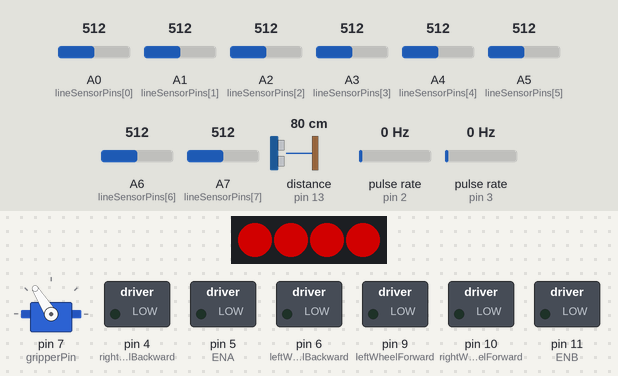
This sketch was run on a simulated Arduino Nano, built with avr-gcc and run on an emulated ATmega328P. On the bench: 4 RGB LEDs in strip order, left to right, servo, switched loads named in the sketch (green lamp = pin HIGH). Wiring (inferred from the names in the program): ultrasonic range finder: trigger pin 12; echo pin 13; 2 × pulse sensor: data pin 2 / data pin 3. Dashed ring = blinking. The inputs (shaded band) are chosen by the test bench; at power-on: distance to the obstacle (sensor on pin 13) 80 cm, A6 (lineSensorPins[6]) = 512, A2 (lineSensorPins[2]) = 512, A4 (lineSensorPins[4]) = 512, A0 (lineSensorPins[0]) = 512, A1 (lineSensorPins[1]) = 512, A3 (lineSensorPins[3]) = 512, A5 (lineSensorPins[5]) = 512, A7 (lineSensorPins[7]) = 512, pulse rate (sensors on pin 2, pin 3) 0 Hz. The echo pulse lasts 58.3 µs per cm; dim RGB values are drawn brighter than linear; pins used as bus, display or sensor lines are not drawn; what the sketch prints to the serial monitor is not drawn.

Above: at 1.2 s.
1.3 s: distance to the obstacle (sensor on pin 13) set to 84 cm
At 3.0 s:
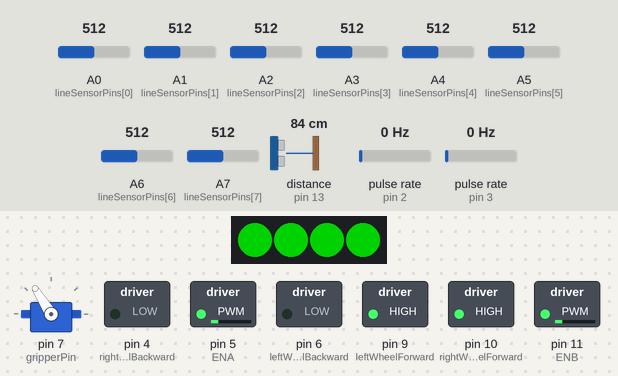
3.3 s: A6 (lineSensorPins[6]) set to 833
4.8 s: A6 (lineSensorPins[6]) set to 867
At 4.95 s:
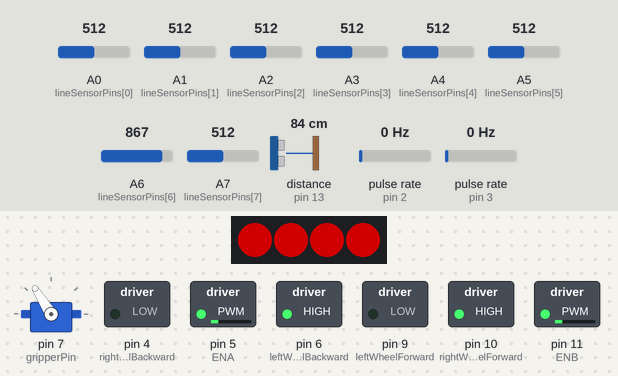
7.8 s: A2 (lineSensorPins[2]) set to 837
10.8 s: A2 (lineSensorPins[2]) set to 863
At 11.2 s:
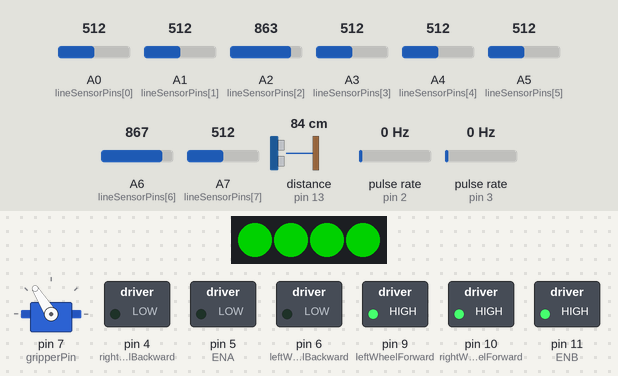
12.3 s: A4 (lineSensorPins[4]) set to 860
At 13.5 s:
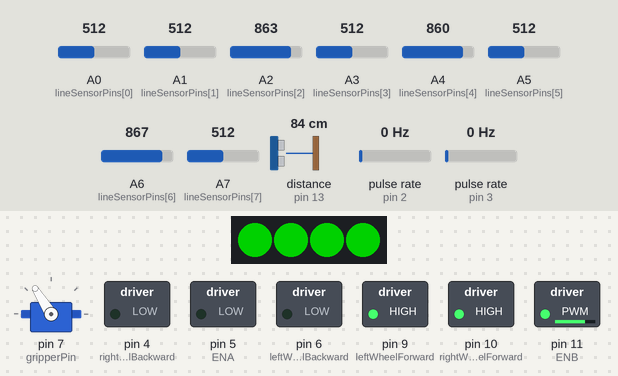
Timing chart, 0 to 14.8 s (numbered marks = the images above; inputs shaded):
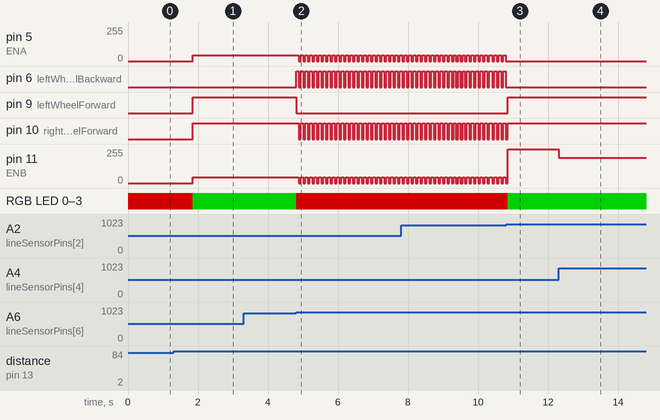

The sketch:

full_code_without_ending.ino
```cpp
// === LIBRARIES ===
#include <Servo.h>
#include <Adafruit_NeoPixel.h>

// === NEOPIXEL SETUP ===
const int pinNeopixels = 8;
const int numberPixels = 4;
Adafruit_NeoPixel pixels(numberPixels, pinNeopixels, NEO_GRB + NEO_KHZ800);

void setAllPixels(uint32_t color) {
  for (int i = 0; i < numberPixels; i++) pixels.setPixelColor(i, color);
  pixels.show();
}

#define RED   pixels.Color(255, 0, 0)
#define GREEN pixels.Color(0, 255, 0)
#define OFF   pixels.Color(0, 0, 0)

// === PIN NUMBERS ===
Servo gripperServo;
const int gripperPin = 7;
const int echoPin = 13;
const int trigPin = 12;

// Motor pins
const int leftWheelForward = 9;
const int leftWheelBackward = 6;
const int rightWheelForward = 10;
const int rightWheelBackward = 4;

// ENA/ENB pins (PWM)
const int ENA = 5;
const int ENB = 11;

// Encoders
const int encoderLeft = 3;
const int encoderRight = 2;

// Line sensors
const int lineSensorPins[8] = {A0, A1, A2, A3, A4, A5, A6, A7};
int sensorValues[8];
bool sensorOnLine[8];
int lastLinePosition = 0;
bool useEight = true; // start with 8 sensors

// === FORCED LEFT CONTROL ===
bool bigSquareDetected = false;
bool readyForForcedLeftTurn = false;
bool firstSquareTurnUsed = false;

// === VARIABLES ===
long duration;
int distanceCm;
bool gripperHasClosed = false;

volatile long leftEncoderCount = 0;
volatile long rightEncoderCount = 0;

// Flag timing
unsigned long programStartTime = 0;
bool isFlagDetected = false;
const unsigned long MAX_WAIT_TIME = 15000;

// Search state
bool searchingForLine = false;
unsigned long searchStartTime = 0;
int searchDirection = 0;
unsigned long fullBlackStart = 0;

// PD control
int lastError = 0;
float Kp = 0.20;
float Kd = 0.05;

// === THRESHOLD ===
const int LINE_THRESHOLD = 850;

// === SPEED ===
const int BASE_SPEED = 90;
const int HARD_TURN_SPEED = 40;

// Search parameters
const int SEARCH_SPEED = 45;
const int SEARCH_PULSE_MS = 70;
const int SEARCH_PAUSE_MS = 50;
const int MAX_SEARCH_TIME = 800000;

// Gripper pulse widths
const int GRIPPER_OPEN = 1800;
const int GRIPPER_CLOSE = 1400;

// Line-weighting
const int sensorWeights[8] = {-3500, -2500, -1500, -500, 500, 1500, 2500, 3500};

// Mission states
enum MissionState { WAIT_FLAG, DRIVE_TO_LINE, FOLLOWING_LINE, FINISHED };
MissionState missionState = WAIT_FLAG;

// End line timer
unsigned long lastSeenLineTime = 0;
const unsigned long END_LINE_LOST_MS = 70000;

// Cup detection
const int CUP_DETECT_CM = 3;

// =====================================================================
// SETUP
// =====================================================================
void setup() {
  Serial.begin(9600);

  pixels.begin();
  pixels.setBrightness(120);
  setAllPixels(RED);

  pinMode(leftWheelForward, OUTPUT);
  pinMode(leftWheelBackward, OUTPUT);
  pinMode(rightWheelForward, OUTPUT);
  pinMode(rightWheelBackward, OUTPUT);
  pinMode(ENA, OUTPUT);
  pinMode(ENB, OUTPUT);

  pinMode(encoderLeft, INPUT_PULLUP);
  pinMode(encoderRight, INPUT_PULLUP);
  attachInterrupt(digitalPinToInterrupt(encoderLeft), leftEncoderISR, RISING);
  attachInterrupt(digitalPinToInterrupt(encoderRight), rightEncoderISR, RISING);

  for (int i = 0; i < 8; i++) pinMode(lineSensorPins[i], INPUT);

  pinMode(trigPin, OUTPUT);
  pinMode(echoPin, INPUT);

  gripperServo.attach(gripperPin);
  gripperServo.writeMicroseconds(GRIPPER_OPEN);

  stopMotors();
  programStartTime = millis();

  Serial.println("=== ROBOT READY ===");
  Serial.println("Waiting for flag...");
}

// =====================================================================
// MAIN LOOP
// =====================================================================
void loop() {
  updateUltrasonic();
  readAllSensors();

  switch(missionState){

    case WAIT_FLAG:
      handleWaitFlag();
      break;

    case DRIVE_TO_LINE:
      useEight = true; // start with 8 sensors
      if(isLineDetected()) {
        stopMotors();
        missionState = FOLLOWING_LINE;
        useEight = false; // switch to 6 inner sensors after line detected
        Serial.println(F("Line detected → FOLLOWING_LINE"));
      } else {
        moveForward(BASE_SPEED / 2); // slow forward
      }
      break;

    case FOLLOWING_LINE:
      handleBigBlackSquareDetection();

      if(isLineDetected()){
        lastSeenLineTime = millis();
        followLineNormal();
      } else {
        searchForLine();
      }

      // cup pickup
      if(!gripperHasClosed && distanceCm > 0 && distanceCm <= 10){
        int slowSpeed = map(distanceCm, 10, 0, BASE_SPEED/2, 0);
        moveForward(slowSpeed);

        if(distanceCm <= CUP_DETECT_CM){
          stopMotors();
          delay(200);
          gripperServo.writeMicroseconds(GRIPPER_CLOSE);
          gripperHasClosed = true;
          delay(350);
        }
      }
      break;

    case FINISHED:
      stopMotors();
      break;
  }

}

// =====================================================================
// INTERRUPTS
// =====================================================================
void leftEncoderISR()  { leftEncoderCount++;  }
void rightEncoderISR() { rightEncoderCount++; }

// =====================================================================
// ULTRASONIC
// =====================================================================
void updateUltrasonic(){
  digitalWrite(trigPin, LOW);
  delayMicroseconds(2);

  digitalWrite(trigPin, HIGH);
  delayMicroseconds(10);
  digitalWrite(trigPin, LOW);

  long dur = pulseIn(echoPin, HIGH, 30000);

  distanceCm = (dur == 0) ? -1 : (int)(dur * 0.034 / 2.0);
}

// =====================================================================
// MOVEMENT
// =====================================================================
void moveForward(int speedValue){
  speedValue = constrain(speedValue, 0, 255);
  digitalWrite(leftWheelForward, HIGH);
  digitalWrite(leftWheelBackward, LOW);
  digitalWrite(rightWheelForward, HIGH);
  digitalWrite(rightWheelBackward, LOW);

  analogWrite(ENA, speedValue);
  analogWrite(ENB, speedValue);

  setAllPixels(GREEN);
}
void stopMotors(){
  analogWrite(ENA, 0);
  analogWrite(ENB, 0);

  digitalWrite(leftWheelForward, LOW);
  digitalWrite(leftWheelBackward, LOW);
  digitalWrite(rightWheelForward, LOW);
  digitalWrite(rightWheelBackward, LOW);

  setAllPixels(RED);
}

// =====================================================================
// LINE SENSOR FUNCTIONS
// =====================================================================
void readAllSensors(){
  for(int i = 0; i < 8; i++){
    sensorValues[i] = analogRead(lineSensorPins[i]);
    sensorOnLine[i] = (sensorValues[i] > LINE_THRESHOLD);
  }
}

bool isLineDetected(){
  int n = useEight ? 8 : 6; // respect useEight flag
  for(int i = 0; i < n; i++) if(sensorOnLine[i]) return true;
  return false;
}

bool allSensorsBlack(){
  int n = useEight ? 8 : 6;
  for(int i = 0; i < n; i++) if(sensorValues[i] < LINE_THRESHOLD) return false;
  return true;
}

int calculateLinePosition(){
  long sumWeighted = 0;
  long count = 0;
  int n = useEight ? 8 : 6;

  for(int i = 0; i < n; i++){
    if(sensorOnLine[i]){
      sumWeighted += sensorWeights[i];
      count++;
    }
  }
  return count == 0 ? 9999 : sumWeighted / count;
}

// =====================================================================
// PD LINE FOLLOWING
// =====================================================================
void followLineNormal(){
  int error = calculateLinePosition();
  if(error == 9999) return;

  lastLinePosition = error;

  int dynamicSpeed = BASE_SPEED;
  if(abs(error) > 2000) dynamicSpeed = HARD_TURN_SPEED;

  int derivative = error - lastError;
  int correction = (int)(error * Kp + derivative * Kd);

  lastError = error;

  int leftSpeed  = constrain(dynamicSpeed + correction, 0, 255);
  int rightSpeed = constrain(dynamicSpeed - correction, 0, 255);

  digitalWrite(leftWheelForward, HIGH);
  digitalWrite(leftWheelBackward, LOW);
  digitalWrite(rightWheelForward, HIGH);
  digitalWrite(rightWheelBackward, LOW);

  analogWrite(ENA, leftSpeed);
  analogWrite(ENB, rightSpeed);

  setAllPixels(GREEN);
}

// =====================================================================
// BIG BLACK SQUARE
// =====================================================================
void handleBigBlackSquareDetection(){

  if(allSensorsBlack()){
    if(fullBlackStart == 0) fullBlackStart = millis();

    if(!bigSquareDetected && (millis() - fullBlackStart > 70)){
      bigSquareDetected = true;
      Serial.println("BIG BLACK SQUARE CONFIRMED");

      if(gripperHasClosed){
        stopMotors();
        delay(100);
        gripperServo.writeMicroseconds(GRIPPER_OPEN);
        gripperHasClosed = false;
        Serial.println("Dropped object immediately on black square!");
        delay(500);
      } else {
        readyForForcedLeftTurn = true;
        Serial.println("Left big square → forced-left armed");
      }
    }
  } else {
    // **Reset flag when leaving black square**
    bigSquareDetected = false;
    fullBlackStart = 0;
  }
}

// =====================================================================
// LOST-LINE SEARCH
// =====================================================================
void searchForLine() {
  if (readyForForcedLeftTurn && !firstSquareTurnUsed) {
    Serial.println("FORCED LEFT TURN EXECUTING…");
    searchingForLine = true;
    searchStartTime = millis();
    searchDirection = -1;  // left
    firstSquareTurnUsed = true;
    readyForForcedLeftTurn = false;
  }
  else if (!searchingForLine) {
    searchingForLine = true;
    searchStartTime = millis();
    searchDirection = (lastLinePosition < 0) ? 1 : -1;
    Serial.print("Normal search direction = ");
    Serial.println(searchDirection);
  }

  if (millis() - searchStartTime > MAX_SEARCH_TIME) {
    stopMotors();
    searchingForLine = false;
    return;
  }

  if (searchDirection == -1) {
    digitalWrite(leftWheelForward, LOW);
    digitalWrite(leftWheelBackward, HIGH);
    digitalWrite(rightWheelForward, HIGH);
    digitalWrite(rightWheelBackward, LOW);
  } else {
    digitalWrite(leftWheelForward, HIGH);
    digitalWrite(leftWheelBackward, LOW);
    digitalWrite(rightWheelForward, LOW);
    digitalWrite(rightWheelBackward, HIGH);
  }

  analogWrite(ENA, SEARCH_SPEED);
  analogWrite(ENB, SEARCH_SPEED);

  unsigned long pulseStart = millis();
  while (millis() - pulseStart < SEARCH_PULSE_MS) {
    readAllSensors();
    if (isLineDetected()) {
      stopMotors();
      searchingForLine = false;
      lastSeenLineTime = millis();
      return;
    }
    delay(5);
  }

  stopMotors();
  delay(SEARCH_PAUSE_MS);
  readAllSensors();
  if (isLineDetected()) {
    searchingForLine = false;
    lastSeenLineTime = millis();
  }
}

// =====================================================================
// WAIT FOR FLAG
// =====================================================================
void handleWaitFlag() {
  bool flagNow = (distanceCm > 0 && distanceCm < 80);
  unsigned long elapsed = millis() - programStartTime;

  if (elapsed >= MAX_WAIT_TIME) {
    missionState = DRIVE_TO_LINE;
    return;
  }

  if(flagNow && !isFlagDetected){
    isFlagDetected = true;
  }
  else if(!flagNow && isFlagDetected){
    isFlagDetected = false;
    missionState = DRIVE_TO_LINE;
  }

  delay(300);
}
```

Measured:
- the behaviour switches between 81 and 82 cm on distance to the obstacle (sensor on pin 13) (found by bisection; images 0 and 1)
- the behaviour switches between 850 and 851 on A6 (lineSensorPins[6]) (found by bisection; images 1 and 2)
- the behaviour switches between 850 and 851 on A2 (lineSensorPins[2]) (found by bisection; images 2 and 3)
- after the input at 1.3 s, pin 5 (ENA), pin 11 (ENB): 0/255 → 45/255 after 0.54 s; pin 9 (leftWheelForward), pin 10 (rightWheelForward): LOW → HIGH after 0.54 s; RGB LED 0–3: RGB(120, 0, 0) → RGB(0, 120, 0) after 0.55 s
- after the input at 3.3 s, every drawn part: stays the same
- after the input at 4.8 s, pin 5 (ENA): alternates 45/255 for 0.07 s and 0/255 for 0.06 s, starting after 0.08 s; pin 6 (leftWheelBackward): alternates HIGH for 0.07 s and LOW for 0.06 s, starting at once
- after the input at 10.8 s, pin 5 (ENA): stops changing and stays 0/255; pin 6 (leftWheelBackward): stops changing and stays LOW; pin 9 (leftWheelForward): LOW → HIGH after 0.05 s; pin 10 (rightWheelForward): goes on until 10.8 s, then stays HIGH; RGB LED 0–3: RGB(120, 0, 0) → RGB(0, 120, 0) after 0.05 s
- after the input at 12.3 s, pin 11 (ENB): 255/255 → 190/255 at once
